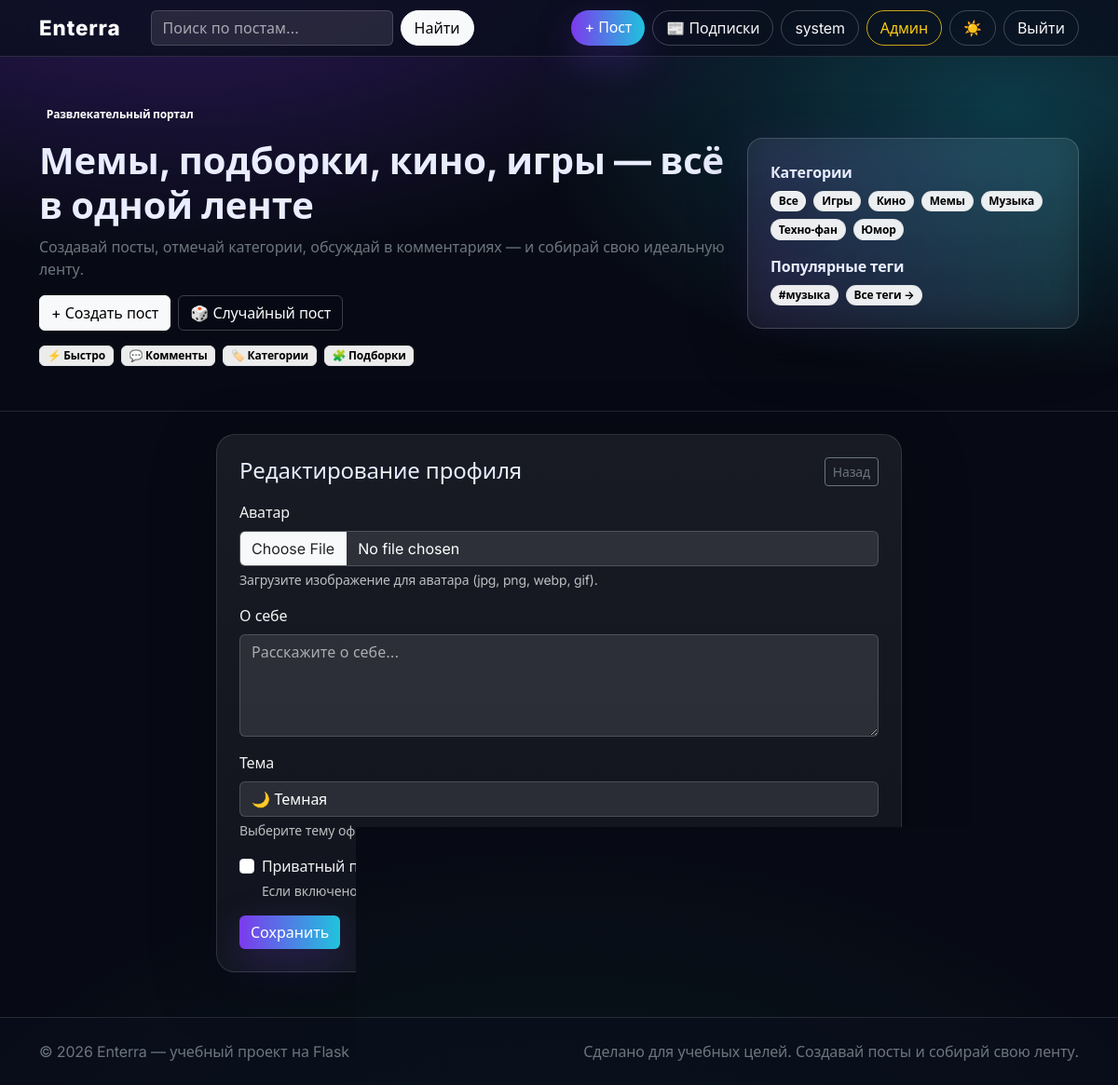
The app's page /profile/edit (signed in) with its own data.
### portal/models.py (models this page shows, shortened)
class User(db.Model, UserMixin):
    id = db.Column(db.Integer, primary_key=True)
    username = db.Column(db.String(32), unique=True, nullable=False, index=True)
    email = db.Column(db.String(255), unique=True, nullable=False, index=True)
    password_hash = db.Column(db.String(255), nullable=False)
    is_admin = db.Column(db.Boolean, default=False, nullable=False)
    created_at = db.Column(db.DateTime, default=lambda: datetime.now(timezone.utc), nullable=False)
    avatar_path = db.Column(db.String(255), nullable=True)
    bio = db.Column(db.String(500), nullable=True)
    is_private = db.Column(db.Boolean, default=False, nullable=False)
    theme_preference = db.Column(db.String(16), default="dark", nullable=False)  # dark, light, auto
    posts = db.relationship("Post", backref="author", lazy=True, cascade="all, delete-orphan")
    comments = db.relationship("Comment", backref="author", lazy=True, cascade="all, delete-orphan")
    likes = db.relationship("PostLike", backref="user", lazy=True, cascade="all, delete-orphan")
    achievements = db.relationship("UserAchievement", backref="user", lazy=True, cascade="all, delete-orphan")
    quiz_results = db.relationship("QuizResult", backref="user", lazy=True, cascade="all, delete-orphan")
    following = db.relationship(
        "Follow",
        foreign_keys="Follow.follower_id",
        backref="follower",
        lazy="dynamic",
        cascade="all, delete-orphan",
    )
    followers = db.relationship(
        "Follow",
        foreign_keys="Follow.followed_id",
        backref="followed",
        lazy="dynamic",
        cascade="all, delete-orphan",
    )

class Category(db.Model):
    id = db.Column(db.Integer, primary_key=True)
    slug = db.Column(db.String(64), unique=True, nullable=False, index=True)
    title = db.Column(db.String(64), unique=True, nullable=False)

class Tag(db.Model):
    id = db.Column(db.Integer, primary_key=True)
    name = db.Column(db.String(32), unique=True, nullable=False, index=True)
    slug = db.Column(db.String(32), unique=True, nullable=False, index=True)
    created_at = db.Column(db.DateTime, default=lambda: datetime.now(timezone.utc), nullable=False)

### portal/routes.py (the view, shortened to what this page needs)
@bp.route("/profile/edit", methods=["GET", "POST"])
@login_required
def profile_edit():
    form = ProfileEditForm(obj=current_user)
    if request.method == "GET":
        form.theme_preference.data = current_user.theme_preference or "dark"
    return render_template("profile_edit.html", form=form)

### portal/forms.py
class ProfileEditForm(FlaskForm):
    bio = TextAreaField("О себе", validators=[Optional(), Length(max=500)])
    is_private = BooleanField("Приватный профиль", default=False)
    theme_preference = StringField("Тема", validators=[Optional(), Length(max=16)])
    avatar = FileField(
        "Аватар",
        validators=[
            FileAllowed(
                ["jpg", "jpeg", "png", "gif", "webp"],
                "Только изображения (jpg, png, webp, gif).",
            )
        ],
    )

class SearchForm(FlaskForm):
    q = StringField("Поиск", validators=[DataRequired(), Length(min=1, max=80)])

### portal/models.py (called while the page is built)
@login_manager.user_loader
def load_user(user_id: str):
    return db.session.get(User, int(user_id))

### portal/routes.py (called while the page is built)
@bp.context_processor
def inject_globals():
    popular_tags = (
        db.session.query(Tag, func.count(Post.id).label("count"))
        .join(Post.tags)
        .filter(Post.is_published.is_(True))
        .group_by(Tag.id)
        .order_by(func.count(Post.id).desc())
        .limit(20)
        .all()
    )
    return {
        "all_categories": Category.query.order_by(Category.title.asc()).all(),
        "popular_tags": [t[0] for t in popular_tags],
        "search_form": SearchForm(),
    }

### portal/templates/profile_edit.html (shortened to what this page needs)
{% extends "base.html" %}
{% from "_macros.html" import render_field %}
{% block content %}
  <div class="row justify-content-center mt-4">
    <div class="col-lg-8">
      <div class="portal-panel p-3 p-lg-4">
        <div class="d-flex justify-content-between align-items-center">
          <div class="h4 mb-0">Редактирование профиля</div>
          <a class="btn btn-sm btn-outline-secondary" href="{{ url_for('main.profile', username=current_user.username) }}">Назад</a>
        </div>
        <form method="post" class="mt-3" enctype="multipart/form-data">
          <div class="mb-3">
            <label class="form-label" for="{{ form.avatar.id }}">{{ form.avatar.label.text }}</label>
            {{ form.avatar(class_="form-control") }}
            <div class="form-text">Загрузите изображение для аватара (jpg, png, webp, gif).</div>
          </div>
          <div class="mb-3">
            <label class="form-label" for="{{ form.bio.id }}">{{ form.bio.label.text }}</label>
            {{ form.bio(class_="form-control", rows="4", placeholder="Расскажите о себе...") }}
          </div>
          <div class="mb-3">
            <label class="form-label" for="{{ form.theme_preference.id }}">{{ form.theme_preference.label.text }}</label>
            <select class="form-select" id="{{ form.theme_preference.id }}" name="{{ form.theme_preference.name }}">
              <option value="dark" {% if current_user.theme_preference == 'dark' %}selected{% endif %}>🌙 Темная</option>
            </select>
            <div class="form-text">Выберите тему оформления.</div>
          </div>
          <div class="form-check mb-3">
            {{ form.is_private(class_="form-check-input") }}
            <label class="form-check-label" for="{{ form.is_private.id }}">{{ form.is_private.label.text }}</label>
            <div class="form-text">Если включено, ваш профиль будет виден только подписчикам.</div>
          </div>
          <button class="btn btn-primary">Сохранить</button>
        </form>
      </div>
    </div>
  </div>
{% endblock %}

### portal/templates/base.html (shortened to what this page needs)
<!doctype html>
<html lang="ru">
  <head>
    <link href="https://cdn.jsdelivr.net/npm/bootstrap@5.3.3/dist/css/bootstrap.min.css" rel="stylesheet">
    <link rel="stylesheet" href="{{ url_for('static', filename='css/app.css') }}">
  </head>
  <body>
    <nav class="navbar navbar-expand-lg navbar-dark sticky-top portal-nav">
      <div class="container">
        <a class="navbar-brand fw-extrabold" href="{{ url_for('main.index') }}">Enterra</a>
        <div class="collapse navbar-collapse" id="nav">
          <form class="d-flex ms-lg-3 me-lg-auto mt-3 mt-lg-0" method="post" action="{{ url_for('main.search') }}">
            <input class="form-control me-2 portal-search" name="q" placeholder="Поиск по постам…" value="{{ q or '' }}">
            <button class="btn btn-light">Найти</button>
          </form>
          <div class="d-flex gap-2 mt-3 mt-lg-0">
            {% if current_user.is_authenticated %}
              <a class="btn btn-primary" href="{{ url_for('main.post_new') }}">+ Пост</a>
              <a class="btn btn-outline-light" href="{{ url_for('main.following_feed') }}">📰 Подписки</a>
              <a class="btn btn-outline-light" href="{{ url_for('main.profile', username=current_user.username) }}">{{ current_user.username }}</a>
              {% if current_user.is_admin %}
                <a class="btn btn-outline-warning" href="{{ url_for('main.admin') }}">Админ</a>
              {% endif %}
              <form method="post" action="{{ url_for('main.toggle_theme') }}" class="d-inline">
                <button class="btn btn-outline-light" type="submit" title="Переключить тему">
                  {% if current_user.theme_preference == 'light' %}🌙{% else %}☀️{% endif %}
                </button>
              </form>
              <form method="post" action="{{ url_for('main.logout') }}">
                <button class="btn btn-outline-light" type="submit">Выйти</button>
              </form>
            {% else %}
              <a class="btn btn-outline-light" href="{{ url_for('main.login') }}">Войти</a>
              <a class="btn btn-light" href="{{ url_for('main.register') }}">Регистрация</a>
            {% endif %}
          </div>
        </div>
      </div>
    </nav>
    <header class="portal-hero">
      <div class="container py-4 py-lg-5">
        <div class="row align-items-center g-4">
          <div class="col-lg-8">
            <div class="badge text-bg-dark-subtle mb-3">Развлекательный портал</div>
            <h1 class="display-6 fw-bold mb-2">Мемы, подборки, кино, игры — всё в одной ленте</h1>
            <div class="text-secondary">Создавай посты, отмечай категории, обсуждай в комментариях — и собирай свою идеальную ленту.</div>
            {% if current_user.is_authenticated %}
            <div class="d-flex gap-2 mt-3">
              <a class="btn btn-light" href="{{ url_for('main.post_new') }}">+ Создать пост</a>
              <a class="btn btn-outline-light" href="{{ url_for('main.random_post') }}">🎲 Случайный пост</a>
            </div>
            {% endif %}
            <div class="d-flex flex-wrap gap-2 mt-3">
              <span class="badge text-bg-light border">⚡ Быстро</span>
              <span class="badge text-bg-light border">💬 Комменты</span>
              <span class="badge text-bg-light border">🏷️ Категории</span>
              <span class="badge text-bg-light border">🧩 Подборки</span>
            </div>
          </div>
          <div class="col-lg-4">
            <div class="portal-cats portal-glow p-3 p-lg-4">
              <div class="fw-bold mb-2">Категории</div>
              <div class="d-flex flex-wrap gap-2">
                <a class="badge rounded-pill text-bg-light portal-pill {% if not active_category %}active{% endif %}" href="{{ url_for('main.index') }}">Все</a>
                {% for c in all_categories %}
                  <a class="badge rounded-pill text-bg-light portal-pill {% if active_category == c.slug %}active{% endif %}" href="{{ url_for('main.index', category=c.slug) }}">{{ c.title }}</a>
                {% endfor %}
              </div>
              {% if popular_tags %}
                <div class="fw-bold mb-2 mt-3">Популярные теги</div>
                <div class="d-flex flex-wrap gap-2">
                  {% for tag in popular_tags[:10] %}
                    <a class="badge rounded-pill text-bg-light portal-pill" href="{{ url_for('main.index', tag=tag.slug) }}">#{{ tag.name }}</a>
                  {% endfor %}
                  <a class="badge rounded-pill text-bg-light portal-pill" href="{{ url_for('main.tags_cloud') }}">Все теги →</a>
                </div>
              {% endif %}
            </div>
          </div>
        </div>
      </div>
    </header>
    <main class="container pb-5">
      {% block content %}{% endblock %}
    </main>
    <footer class="portal-footer">
      <div class="container py-4 d-flex flex-column flex-md-row gap-2 justify-content-between">
        <div class="text-secondary">© {{ 2026 }} Enterra — учебный проект на Flask</div>
        <div class="text-secondary">Сделано для учебных целей. Создавай посты и собирай свою ленту.</div>
      </div>
    </footer>
  </body>
</html>

### portal/static/css/app.css (style rules this page uses)
:root { --bg: #070a14; --fg: #e9edff; --muted: rgba(233,237,255,.70); --card: rgba(255,255,255,.06); --card2: rgba(255,255,255,.085); --stroke: rgba(255,255,255,.12); --stroke2: rgba(255,255,255,.18); --brand: #7c3aed; --brand2: #22d3ee; --shadow: 0 18px 60px rgba(0,0,0,.45); }
html, body { font-family: Inter, system-ui, -apple-system, Segoe UI, Roboto, Arial, sans-serif; background: radial-gradient(1200px 680px at 16% -10%, rgba(124,58,237,.38), transparent 58%), radial-gradient(980px 560px at 90% 10%, rgba(34,211,238,.24), transparent 52%), radial-gradient(1200px 820px at 50% 120%, rgba(16,185,129,.10), transparent 60%), var(--bg); color: var(--fg); transition: background 0.3s ease, color 0.3s ease; -webkit-font-smoothing: antialiased; -moz-osx-font-smoothing: grayscale; text-rendering: optimizeLegibility; font-weight: 400; letter-spacing: -0.01em; }
.fw-extrabold { font-weight: 800; }
.container { max-width: 1140px; }
.portal-glow { position: relative; }
.portal-glow::before { content:""; position:absolute; inset:-2px; border-radius: 20px; background: linear-gradient(90deg, rgba(124,58,237,.55), rgba(34,211,238,.45)); filter: blur(18px); opacity: .22; z-index: -1; }
.portal-nav { background: rgba(10, 14, 28, .75); border-bottom: 1px solid var(--stroke); backdrop-filter: blur(14px); }
.navbar-brand { font-size: 1.4rem; letter-spacing: .04em; }
.navbar .btn { border-radius: 999px; padding-inline: 14px; }
.navbar .btn-outline-light, .navbar .btn-outline-warning { background: transparent; }
.navbar .btn-outline-warning { border-color: rgba(250,204,21,.8); color: #facc15; }
.portal-hero { border-bottom: 1px solid var(--stroke); }
.portal-search { background: rgba(255,255,255,.12); border: 1px solid rgba(255,255,255,.16); color: #fff; }
.portal-search::placeholder { color: rgba(255,255,255,.7); }
.portal-cats { background: linear-gradient(180deg, rgba(255,255,255,.07), rgba(255,255,255,.05)); border: 1px solid var(--stroke2); border-radius: 16px; box-shadow: var(--shadow); }
.portal-pill { color: #111; text-decoration: none; border: 1px solid rgba(0,0,0,.05); }
.portal-pill.active { background: #fff !important; border-color: rgba(255,255,255,.7); box-shadow: 0 12px 40px rgba(0,0,0,.25); }
.portal-panel { background: linear-gradient(180deg, rgba(255,255,255,.07), rgba(255,255,255,.045)); border: 1px solid var(--stroke); border-radius: 20px; box-shadow: 0 18px 70px rgba(0,0,0,.25); }
.portal-footer { border-top: 1px solid var(--stroke); background: rgba(10, 14, 28, .65); }
.form-control, .form-select { background: rgba(255,255,255,.10) !important; border: 1px solid rgba(255,255,255,.16) !important; color: #ffffff !important; }
.form-control::placeholder, .form-select::placeholder { color: rgba(255,255,255,.6) !important; opacity: 1 !important; }
.form-text { color: rgba(255,255,255,.72) !important; }
label.form-label, .form-check-label { color: rgba(255,255,255,.95) !important; }
a { color: #b8c2ff; }
.btn-primary { background: linear-gradient(90deg, rgba(124,58,237,1), rgba(34,211,238,.92)); border: 0; box-shadow: 0 14px 42px rgba(124,58,237,.25); }
.btn-outline-light { border-color: rgba(255,255,255,.22); }
.badge.text-bg-light { background: rgba(255,255,255,.92) !important; }
@media (prefers-reduced-motion: no-preference) { .portal-card, .portal-panel, .portal-cats, .portal-list-item { will-change: transform; } }

### records on screen
User: username "system", theme_preference "🌙 Темная"
Category: title "Игры"
Category: title "Кино"
Category: title "Мемы"
Category: title "Музыка"
Category: title "Техно‑фан"
Category: title "Юмор"
Tag: name "музыка"

### other values on screen
{{ 2026 }} "2026"
